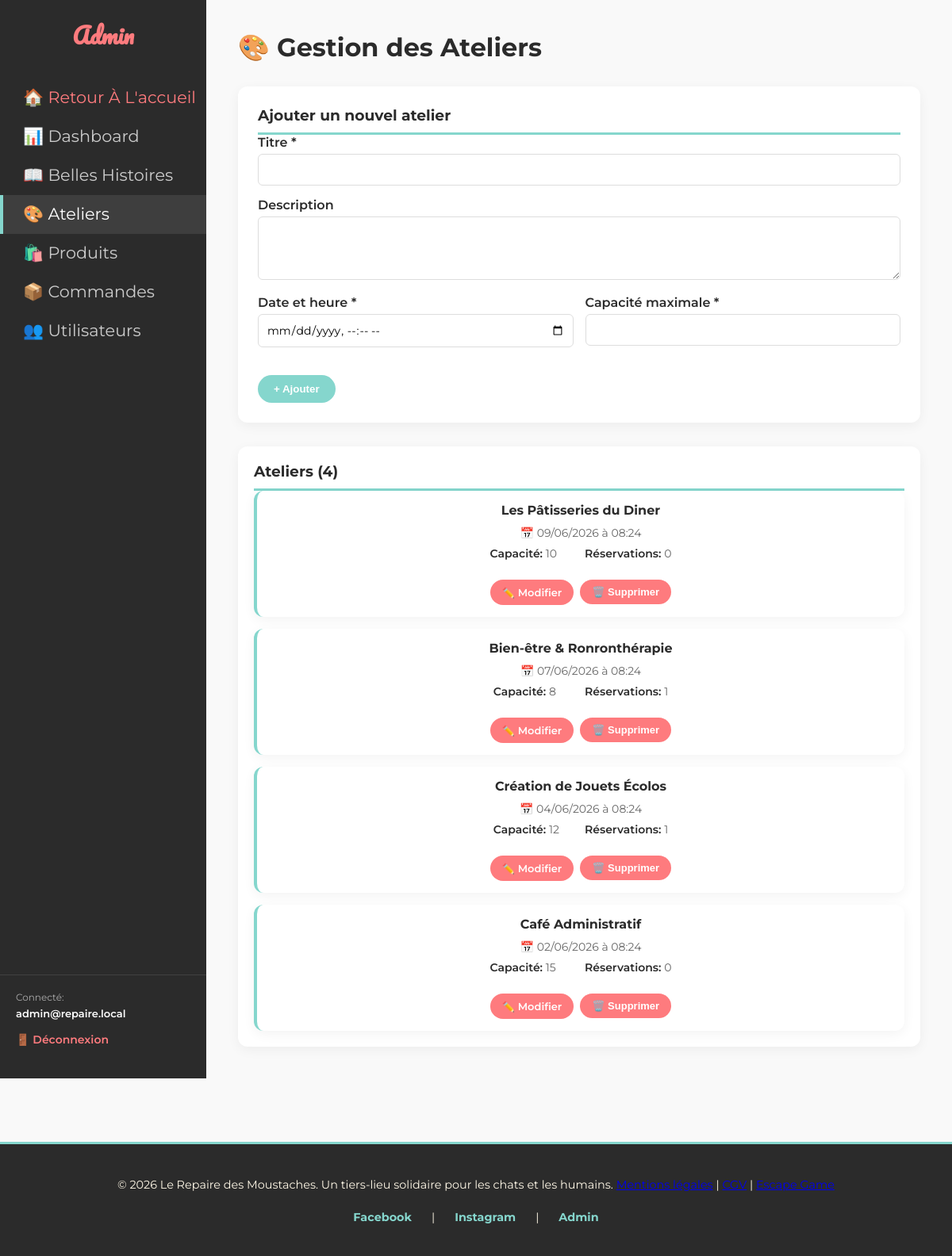
The app's page /admin/ateliers.php (signed in) with its own data.
### tables this page shows
CREATE TABLE ateliers (
  id INT AUTO_INCREMENT PRIMARY KEY,
  titre VARCHAR(150) NOT NULL,
  description TEXT,
  image VARCHAR(255),
  date_heure DATETIME NOT NULL,
  capacite_max INT NOT NULL,
  admin_id INT NOT NULL,
  CONSTRAINT fk_ateliers_admin
    FOREIGN KEY (admin_id) REFERENCES admin_users(id)
    ON UPDATE CASCADE ON DELETE RESTRICT,
  CONSTRAINT chk_ateliers_capacite CHECK (capacite_max > 0)
);

### public/admin/ateliers.php (the view, shortened to what this page needs)
<?php
$pdo = getPDO();
$edit_atelier = null;
$stmt = $pdo->query('SELECT id, titre, date_heure, capacite_max FROM ateliers ORDER BY date_heure DESC');
$ateliers = $stmt->fetchAll();
$reservations_count = [];
foreach ($ateliers as $atelier) {
    $stmt = $pdo->prepare('SELECT COUNT(*) FROM reservations_ateliers WHERE atelier_id = ?');
    $stmt->execute([$atelier['id']]);
    $reservations_count[$atelier['id']] = $stmt->fetchColumn();
}
?>
<!DOCTYPE html>
<html lang="fr">
<head>
    <link rel="stylesheet" href="../css/style.css">
</head>
<body>
    <div class="admin-container">
        <aside class="admin-sidebar">
            <div>
                <h2>Admin</h2>
                <nav>
                    <a href="../index.php" style="color: #FE7B7E !important;">🏠 Retour à l'accueil</a>
                    <a href="dashboard.php">📊 Dashboard</a>
                    <a href="moderer-histoires.php">📖 Belles Histoires</a>
                    <a href="ateliers.php" class="active">🎨 Ateliers</a>
                    <a href="produits.php">🛍️ Produits</a>
                    <a href="commandes.php">📦 Commandes</a>
                    <a href="utilisateurs.php">👥 Utilisateurs</a>
                </nav>
            </div>
            <div style="padding: 20px; border-top: 1px solid rgba(255,255,255,0.1);">
                <p style="margin: 0 0 5px 0; font-size: 12px; color: #aaa;">Connecté:</p>
                <p style="margin: 0 0 15px 0; font-weight: 600; color: white; font-size: 13px;"><?php echo htmlspecialchars($_SESSION['admin_email'] ?? 'Admin'); ?></p>
                <a href="../logout.php" style="color: #FE7B7E !important; text-decoration: none; font-weight: 600; font-size: 14px;">🚪 Déconnexion</a>
            </div>
        </aside>
        <main class="admin-main">
            <h1>🎨 Gestion des Ateliers</h1>
            <div class="admin-form">
                <h3><?php echo $edit_atelier ? 'Modifier l\'atelier' : 'Ajouter un nouvel atelier'; ?></h3>
                <form method="POST">
                    <div class="form-group">
                        <label for="titre">Titre *</label>
                        <input type="text" id="titre" name="titre" required
                               value="<?php echo $edit_atelier ? htmlspecialchars($edit_atelier['titre']) : ''; ?>">
                    </div>
                    <div class="form-group">
                        <label for="description">Description</label>
                        <textarea id="description" name="description"><?php echo $edit_atelier ? htmlspecialchars($edit_atelier['description'] ?? '') : ''; ?></textarea>
                    </div>
                    <div style="display: grid; grid-template-columns: 1fr 1fr; gap: 15px;">
                        <div class="form-group">
                            <label for="date_heure">Date et heure *</label>
                            <input type="datetime-local" id="date_heure" name="date_heure" required
                                   value="<?php echo $edit_atelier ? date('Y-m-d\TH:i', strtotime($edit_atelier['date_heure'])) : ''; ?>">
                        </div>
                        <div class="form-group">
                            <label for="capacite_max">Capacité maximale *</label>
                            <input type="number" id="capacite_max" name="capacite_max" min="1" required
                                   value="<?php echo $edit_atelier ? $edit_atelier['capacite_max'] : ''; ?>">
                        </div>
                    </div>
                    <div class="form-actions">
                        <button type="submit" class="btn btn-primary">
                            <?php echo $edit_atelier ? '✓ Modifier' : '+ Ajouter'; ?>
                        </button>
                    </div>
                </form>
            </div>
            <div style="background: white; padding: 20px; border-radius: 12px; box-shadow: 0 4px 15px rgba(0,0,0,0.05);">
                <h3 style="margin-top: 0; color: #2B2B2B; border-bottom: 3px solid #85D6CD; padding-bottom: 10px;">
                    Ateliers (<?php echo count($ateliers); ?>)
                </h3>
                <?php if (empty($ateliers)): ?>
                    <p style="color: #666; text-align: center; padding: 40px 20px;">Aucun atelier créé</p>
                <?php else: ?>
                    <div class="ateliers-grid">
                        <?php foreach ($ateliers as $atelier): ?>
                            <div class="atelier-card">
                                <div class="atelier-header">
                                    <div class="atelier-title"><?php echo htmlspecialchars($atelier['titre']); ?></div>
                                </div>
                                <div class="atelier-date">
                                    📅 <?php echo date('d/m/Y à H:i', strtotime($atelier['date_heure'])); ?>
                                </div>
                                <div class="atelier-info">
                                    <div class="info-item">
                                        <span class="info-label">Capacité:</span>
                                        <?php echo $atelier['capacite_max']; ?>
                                    </div>
                                    <div class="info-item">
                                        <span class="info-label">Réservations:</span>
                                        <?php echo $reservations_count[$atelier['id']]; ?>
                                    </div>
                                </div>
                                <div class="atelier-actions">
                                    <a href="ateliers.php?edit=<?php echo $atelier['id']; ?>" class="btn btn-edit">✏️ Modifier</a>
                                    <form method="POST" onsubmit="return confirm('Êtes-vous sûr ?');">
                                        <button type="submit" class="btn btn-edit" style="background: #FE7B7E;">🗑️ Supprimer</button>
                                    </form>
                                </div>
                            </div>
                        <?php endforeach; ?>
                    </div>
                <?php endif; ?>
            </div>
        </main>
    </div>
    <?php
    if (file_exists(__DIR__ . '/../../includes/footer.php')) {
        require_once __DIR__ . '/../../includes/footer.php';
    }
    ?>
</body>
</html>

### public/css/style.css (style rules this page uses)
:root { --creme: #FFF8E7; --vert-menthe: #85D6CD; --rose-corail: #FE7B7E; --gris-fonce: #2B2B2B; }
* { margin: 0; padding: 0; box-sizing: border-box; }
body { background-color: var(--creme); color: var(--gris-fonce); font-family: 'Montserrat', sans-serif; }
nav a { font-family: 'Pacifico', cursive !important; font-size: 1.3rem !important; font-weight: 400 !important; color: var(--rose-corail) !important; text-transform: capitalize !important; text-decoration: none !important; transition: color 0.3s ease !important; white-space: nowrap !important; display: block !important; letter-spacing: 0 !important; line-height: 1.2 !important; }
.atelier-card { flex: 1; background-color: white; padding: 40px; border-radius: 20px; box-shadow: 0 10px 20px rgba(0,0,0,0.05); display: flex; flex-direction: column; align-items: center; }

### public/admin/ateliers.php (style rules this page uses)
body { margin: 0; padding: 0; font-family: 'Montserrat', sans-serif !important; background-color: #f9f9f9; }
.admin-container { display: flex; min-height: 100vh; }
.admin-sidebar { width: 260px; min-width: 260px; background-color: #2b2b2b !important; color: white; display: flex; flex-direction: column; justify-content: space-between; padding: 20px 0; box-sizing: border-box; }
.admin-sidebar h2 { font-family: 'Pacifico', cursive !important; text-align: center; color: #FE7B7E; margin: 0 0 30px 0; font-size: 28px; }
.admin-sidebar nav { display: flex; flex-direction: column; }
.admin-sidebar nav a { display: block; color: #ccc !important; padding: 12px 25px; text-decoration: none; font-family: 'Montserrat', sans-serif !important; font-weight: 600; font-size: 14px; transition: all 0.3s; border-left: 4px solid transparent; }
.admin-sidebar nav a:hover, .admin-sidebar nav a.active { color: white !important; background-color: #3e3e3e; border-left: 4px solid #85D6CD; }
.admin-main { flex-grow: 1; padding: 40px; box-sizing: border-box; }
.admin-main h1 { font-family: 'Montserrat', sans-serif !important; font-weight: 700; color: #2B2B2B; margin-top: 0; margin-bottom: 30px; }
.admin-form { background: white; padding: 25px; border-radius: 12px; margin-bottom: 30px; box-shadow: 0 4px 15px rgba(0,0,0,0.05); }
.admin-form h3 { margin-top: 0; color: #2B2B2B; border-bottom: 3px solid #85D6CD; padding-bottom: 10px; }
.form-group { margin-bottom: 15px; }
.form-group label { display: block; margin-bottom: 5px; font-weight: 600; color: #2B2B2B; }
.form-group input, .form-group textarea { width: 100%; padding: 10px; border: 1px solid #ddd; border-radius: 6px; font-family: inherit; font-size: 14px; box-sizing: border-box; }
.form-group textarea { resize: vertical; min-height: 80px; }
.form-actions { display: flex; gap: 10px; margin-top: 20px; }
.btn { padding: 10px 20px; border: none; border-radius: 30px; cursor: pointer; font-weight: 600; transition: all 0.3s ease; }
.btn-primary { background: #85D6CD; color: white; }
.btn-edit { background: #FE7B7E; color: white; padding: 8px 15px; font-size: 13px; border-radius: 20px; text-decoration: none; border: none; cursor: pointer; font-weight: 600; }
.ateliers-grid { display: grid; gap: 15px; }
.atelier-card { background: white; padding: 15px; border-radius: 12px; box-shadow: 0 4px 15px rgba(0,0,0,0.05); border-left: 4px solid #85D6CD; }
.atelier-header { display: flex; justify-content: space-between; align-items: start; margin-bottom: 10px; }
.atelier-title { font-weight: 700; color: #2B2B2B; font-size: 16px; }
.atelier-date { color: #666; font-size: 14px; margin-bottom: 8px; }
.atelier-info { display: grid; grid-template-columns: 1fr 1fr; gap: 10px; font-size: 14px; margin-bottom: 12px; }
.info-item { color: #666; }
.info-label { font-weight: 600; color: #2B2B2B; }
.atelier-actions { display: flex; gap: 8px; margin-top: 12px; }
.atelier-actions form { display: inline; }

### records on screen
ateliers: titre "Les Pâtisseries du Diner", date_heure "09/06/2026 à 08:24", capacite_max "10", id "0"
ateliers: titre "Bien-être & Ronronthérapie", date_heure "07/06/2026 à 08:24", capacite_max "8", id "1"
ateliers: titre "Création de Jouets Écolos", date_heure "04/06/2026 à 08:24", capacite_max "12", id "1"
ateliers: titre "Café Administratif", date_heure "02/06/2026 à 08:24", capacite_max "15", id "0"

### other values on screen
$_SESSION['admin_email'] "admin@repaire.local"
count($ateliers) "4"
